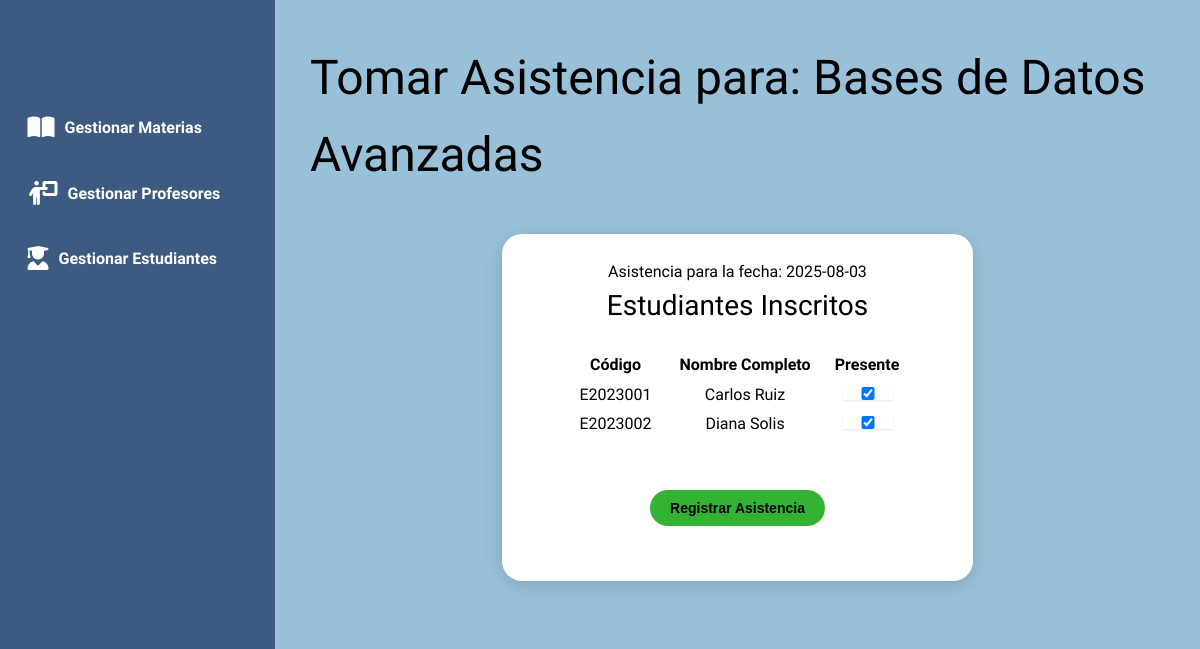
Screenshot of /materia/1 with the database file from the repository.
### models.py (models this page shows)
class Materia(Base):
    __tablename__ = 'materias'
    id = Column(Integer, primary_key=True)
    nombre_materia = Column(String(100), nullable=False)
    codigo_materia = Column(String(20), unique=True, nullable=False)
    profesor_id = Column(Integer, ForeignKey('profesores.id'))
    profesor = relationship("Profesor")
    inscripciones = relationship("Inscripcion", back_populates="materia", cascade="all, delete-orphan")

class Inscripcion(Base):
    __tablename__ = 'inscripciones'
    id = Column(Integer, primary_key=True)
    estudiante_id = Column(Integer, ForeignKey('estudiantes.id'))
    materia_id = Column(Integer, ForeignKey('materias.id'))
    fecha_inscripcion = Column(Date, default=datetime.date.today)
    estudiante = relationship("Estudiante")
    materia = relationship("Materia")
    asistencias = relationship("Asistencia", back_populates="inscripcion", cascade="all, delete-orphan")

class Estudiante(Base):
    __tablename__ = 'estudiantes'
    id = Column(Integer, primary_key=True)
    nombre = Column(String(50), nullable=False)
    apellido = Column(String(50), nullable=False)
    codigo_estudiante = Column(String(20), unique=True, nullable=False)
    is_active = Column(Boolean, default=True, nullable=False)

### app.py (the view)
@app.route('/materia/<int:materia_id>')
def materia_detalle(materia_id):
    materia = session.query(Materia).filter_by(id=materia_id).one()
    inscripciones = session.query(Inscripcion).join(Estudiante).filter(
        Inscripcion.materia_id == materia_id,
        Estudiante.is_active == True
    ).all()
    today = datetime.date.today().strftime("%Y-%m-%d")
    return render_template('materia_detalle.html', materia=materia, inscripciones=inscripciones, today=today)

### templates/materia_detalle.html (shortened to what this page needs)
{% extends "base.html" %}  {% block content %}
<h2>Tomar Asistencia para: {{ materia.nombre_materia }}</h2>
<div class="form-card no-padding-top">
	<form action="{{ url_for('registrar_asistencia') }}" method="POST">
		<p>Asistencia para la fecha: {{ today }}</p>
		<h3>Estudiantes Inscritos</h3>
		<table>
			<thead>
				<tr>
					<th>Código</th>
					<th>Nombre Completo</th>
					<th>Presente</th>
				</tr>
			</thead>
			<tbody>
				{% for inscripcion in inscripciones %}
				<tr>
					<td>{{ inscripcion.estudiante.codigo_estudiante }}</td>
					<td>
						{{ inscripcion.estudiante.nombre }} {{
						inscripcion.estudiante.apellido }}
					</td>
					<td>
						<input type="checkbox" name="presente" value="{{ inscripcion.id }}" checked/>
					</td>
				</tr>
				{% else %}
				<tr>
					<td colspan="3">No hay estudiantes inscritos en esta materia.</td>
				</tr>
				{% endfor %}
			</tbody>
		</table>
		<br />
		<div class="form-buttons">
			<button type="submit" class="btn btn-accept">Registrar Asistencia</button>
		</div>
	</form>
</div>
{% endblock %}

### static/css/styles.css (style rules this page uses)
body { font-family: kadwa, -apple-system, BlinkMacSystemFont, "Segoe UI", Roboto, "Helvetica Neue", Arial, sans-serif; line-height: 1.6; margin: 0; background-color: #98C1D9; color: #000; }
h1, h2, h3, p { font-weight: 100; margin: 0; }
h2 { font-size: 48px; }
h3 { font-size: 28px; }
.form-card form, .inscription-card form { display: flex; flex-direction: column; align-items: center; }
.form-card { display: flex; justify-content: center; width: fit-content; padding: 50px; margin: 40px auto; border-radius: 20px; background-color: #ffffff; box-shadow: 0 4px 20px rgba(0, 0, 0, 0.15); }
.no-padding-top { padding-block-start: 25px; }
.form-card input, .form-card select, .inscription-card select { border-radius: 8px; width: 350px; padding: 10px; font-size: 16px; border: 1px solid #ccc; box-shadow: 0px 1px 2px rgba(0, 0, 0, 0.1); }
.form-card td { text-align: center; padding-inline: 25px; }
.no-padding-top h3 { margin-block-end: 20px; }
.no-padding-top input { width: 50px; }
.form-buttons { display: flex; gap: 20px; margin-top: 20px; }
.btn { text-decoration: none; cursor: pointer; text-align: center; padding: 8px 12px; border-radius: 50px; color: #000000; }
.btn-accept, .btn-cancel { font-size: 14px; font-weight: bold; padding: 10px 20px; margin-block: 5px; border: none; border-radius: 30px; transition: background-color 0.3s ease; }
.btn-accept { background-color: #34b233; }

### rows the page displays
Materia: nombre_materia "Bases de Datos Avanzadas"
Inscripcion: estudiante.codigo_estudiante "E2023001", estudiante.nombre "Carlos", estudiante.apellido "Ruiz"
Inscripcion: estudiante.codigo_estudiante "E2023002", estudiante.nombre "Diana", estudiante.apellido "Solis"
